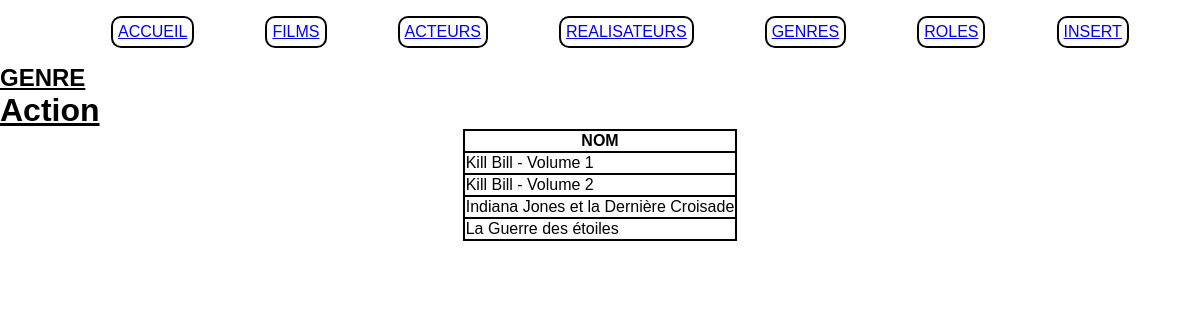
The app's page /index.php?action=detailGenres&id=5 with its own data.
### tables this page shows
CREATE TABLE IF NOT EXISTS `genre` (
  `id_genre` int(11) NOT NULL AUTO_INCREMENT,
  `nom_genre` varchar(50) NOT NULL,
  PRIMARY KEY (`id_genre`)
);

CREATE TABLE IF NOT EXISTS `film` (
  `id_film` int(11) NOT NULL AUTO_INCREMENT,
  `titre` varchar(100) NOT NULL,
  `annee_sortie_france` year(4) NOT NULL,
  `duree_minutes` smallint(6) NOT NULL,
  `synopsis` longtext,
  `note` float DEFAULT NULL,
  `affiche` varchar(50) DEFAULT NULL,
  `id_realisateur` int(11) NOT NULL,
  PRIMARY KEY (`id_film`),
  KEY `FK_film_realisateur` (`id_realisateur`),
  CONSTRAINT `FK_film_realisateur` FOREIGN KEY (`id_realisateur`) REFERENCES `realisateur` (`id_realisateur`)
);

### controller/CinemaController.php (called while the page is built, shortened)
<?php
class CinemaController {
    public function detailGenres($id) {
        $pdo = Connect::seConnecter();
        $requete = $pdo->prepare("
        SELECT g.id_genre, g.nom_genre
        FROM genre g
        WHERE g.id_genre = :id"
        );
        $requete->execute(
            ["id" => $id]
        );
        $requete2 = $pdo->prepare("
        SELECT g.id_genre, g.nom_genre, f.titre
        FROM associer_genre ag
        INNER JOIN film f ON f.id_film = ag.id_film
        INNER JOIN genre g ON g.id_genre = ag.id_genre
        WHERE g.id_genre = :id"
        );
        $requete2->execute(
            ["id" => $id]
        );
        require "view/detailGenres.php";
    }
}

### view/detailGenres.php (the view, shortened to what this page needs)
<?php $detailGenres = $requete->fetch();?>
<div class="aside">
    <div>
        <h1><?= $detailGenres["nom_genre"] ?></h1>
    </div>
    <table>
        <thead>
            <tr>
                <th>NOM</th>
            </tr>
        </thead>
        <tbody>
            <?php foreach($requete2->fetchAll() as $cast) { ?>
            <tr>
                <td><?= $cast["titre"] ?></td>
            </tr>
            <?php } ?>
        </tbody>
    </table>
</div>
<?php
require "view/template.php";

### public/CSS/style.css (style rules this page uses)
* { box-sizing: border-box; }
body { margin: 0; font-size: 16px; font-family: Arial, sans-serif; margin: 0 auto; background-color: white; }
th,td { border: 2px solid black; justify-content: center; }
#contenu h1,h2 { margin: auto; text-decoration-line: underline; justify-content: center; }
table { margin: auto; border-collapse: collapse; justify-content: center; }

### records on screen
genre: nom_genre "Action", film.titre "Kill Bill - Volume 1", film.titre "Kill Bill - Volume 2", film.titre "Indiana Jones et la Dernière Croisade", film.titre "La Guerre des étoiles"

### other values on screen
$titre_secondaire "GENRE"
